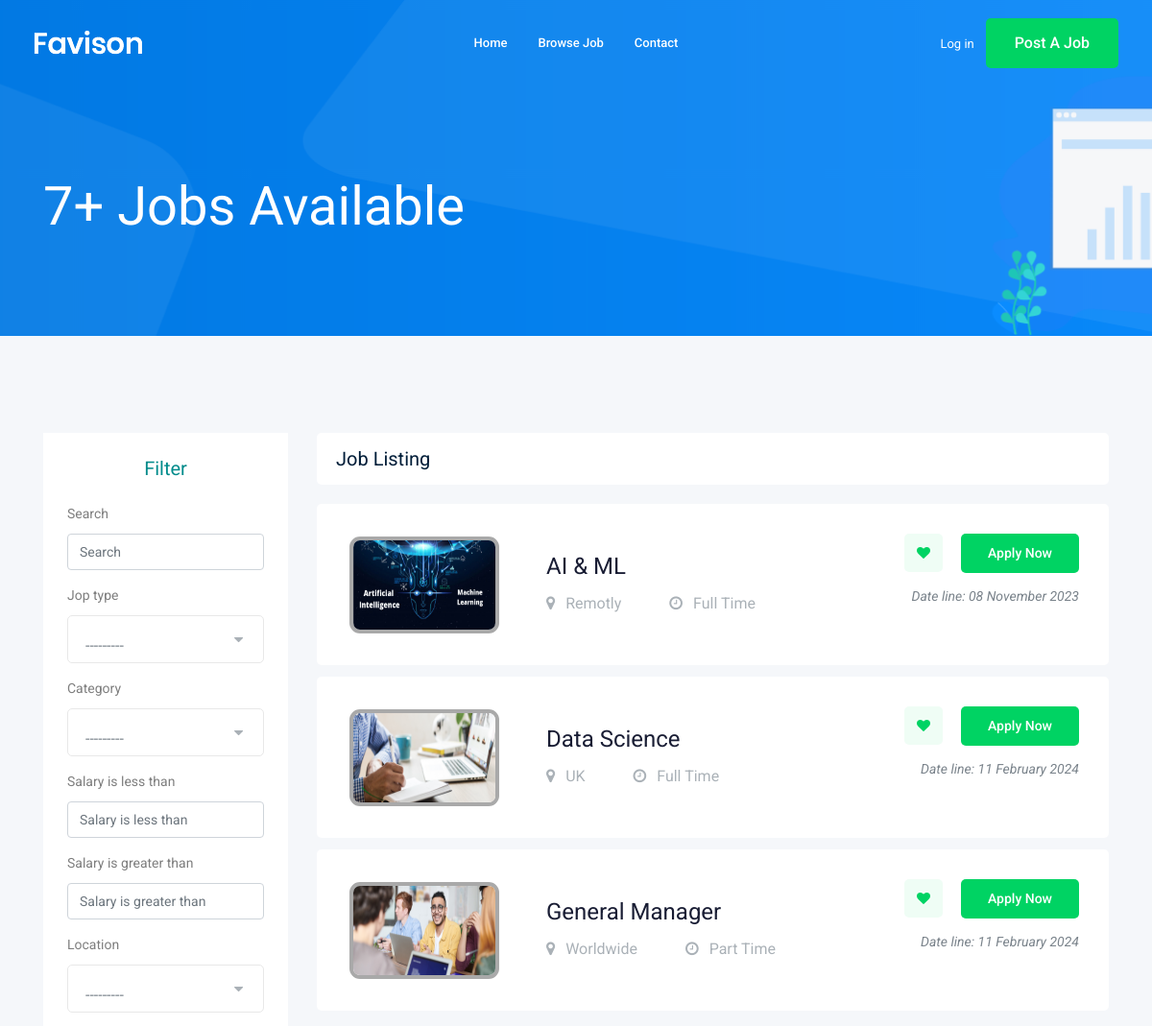
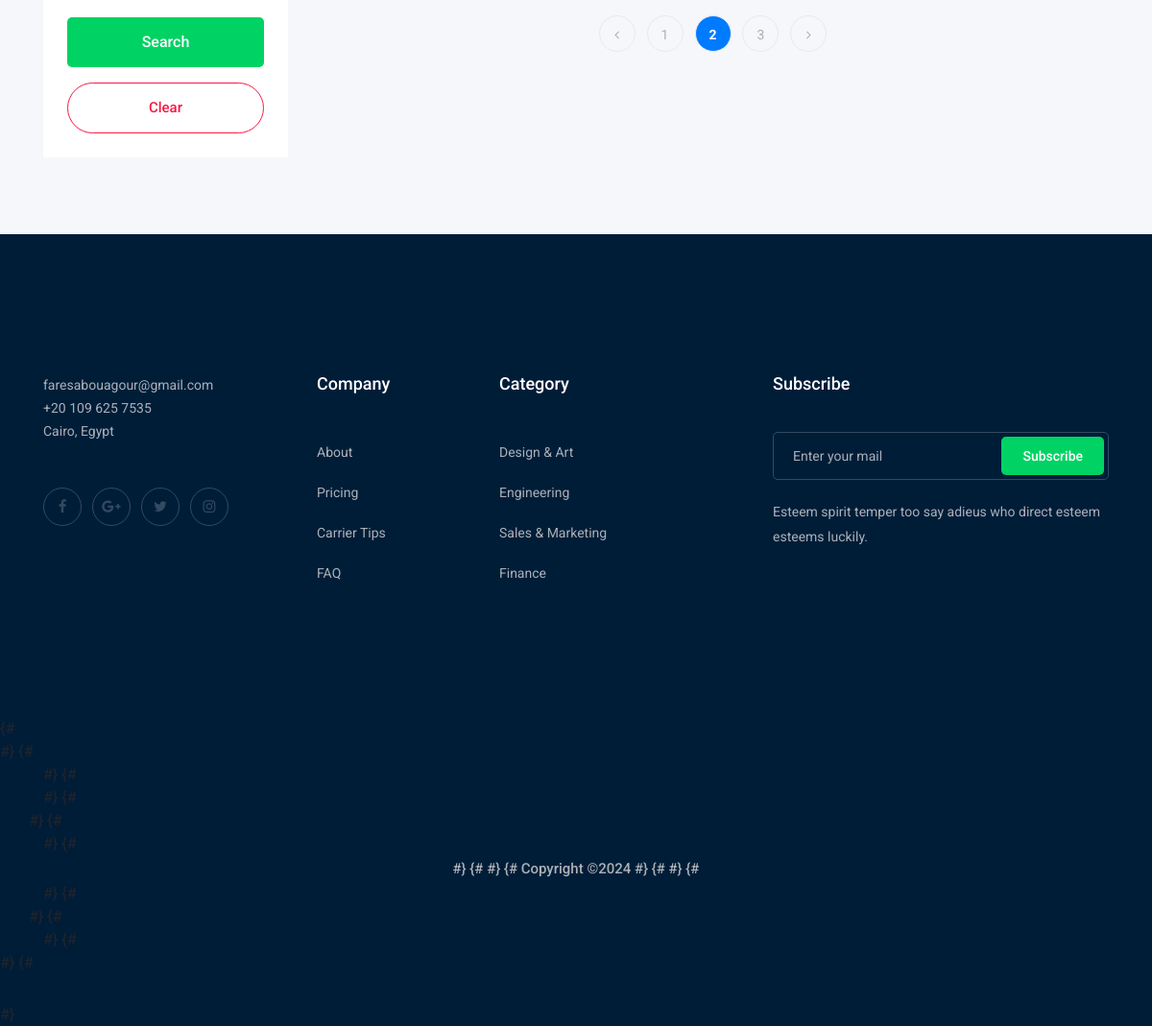
Screenshot of /?page=2 with the database file from the repository (2 pictures, top to bottom).
### job/models.py (models this page shows, shortened)
class Job(models.Model):  # table
    owner = models.ForeignKey(User, related_name='owner_job',on_delete=models.CASCADE)
    title = models.CharField(max_length=104)  # column
    jop_type = models.CharField(max_length=104, choices=JOP_TYPE)
    description = models.TextField(max_length=1000)
    Published_at = models.DateTimeField(auto_now=True)
    vacancy = models.IntegerField(default=1)
    experience = models.IntegerField(default=0)
    salary = models.DecimalField(max_digits=6, decimal_places=2, default=100.00)
    category = models.ForeignKey('Category', on_delete=models.CASCADE)
    image = models.ImageField(upload_to=img_upload)
    slug = models.SlugField(unique=True,blank=True, null=True)
    location = models.ForeignKey('Location', on_delete=models.CASCADE)
    def __str__(self):
        return self.title

class Location(models.Model):
    name = models.CharField(max_length=50)
    def __str__(self):
        return self.name

### job/views.py (the view)
# urls.py: path('', views.jobs,name='job_list'),
def jobs(request):
    jobs = Job.objects.all()
    jobfilter = JobFilter(request.GET, queryset=jobs)
    jobs = jobfilter.qs
    paginator = Paginator(jobs, 3)  # Show 3 contacts per page.
    page_number = request.GET.get("page")
    page_obj = paginator.get_page(page_number)
    context = {'jobs': page_obj, 'j': jobs, "filter": jobfilter}
    return render(request, "job/jobs.html", context)

### job/models.py (called while the page is built)
    def __str__(self):
        return self.name

### job/templates/job/jobs.html
{% extends 'base.html' %}
{% load bootstrap4 %}
{% block body %}
    <div class="bradcam_area bradcam_bg_1">
        <div class="container">
            <div class="row">
                <div class="col-xl-12">
                    <div class="bradcam_text">
                        <h3>{{ j.count }}+ Jobs Available</h3>
                    </div>
                </div>
            </div>
        </div>
    </div>
    <div class="job_listing_area plus_padding">
        <div class="container">
            <div class="row">
                <div class="col-lg-3">
                    <div class="job_filter white-bg">
                        <div class="form_inner white-bg">
                            <h3 style="text-align: center;color: darkcyan">Filter</h3>
                            <form method="GET">
                                {% bootstrap_form filter.form %}
                                <input class="boxed-btn3 w-100 mt-3" value="search" type="submit">
            <a class="boxed-btn3-line w-100 mt-3" href="{% url 'jobs:job_list' %}">Clear</a>
</form>
                        </div>
                    </div>
                </div>
                <div class="col-lg-9">
                    <div class="recent_joblist_wrap">
                        <div class="recent_joblist white-bg ">
                            <div class="row align-items-center">
                                <div class="col-md-6">
                                    <h4>Job Listing</h4>
                                </div>
                            </div>
                        </div>
                    </div>
                    <div class="job_lists m-0">
                        <div class="row">
                            {% for job in jobs %}
                                <div class="col-lg-12 col-md-12">
                                    <div class="single_jobs white-bg d-flex justify-content-between">
                                        <div class="jobs_left d-flex align-items-center">
                                            <div class="thumb" style="float: left;
                                            width: 175px;
                                            height: 106px;
                                            -webkit-border-radius: 5px;
                                            -moz-border-radius: 5px;
                                            border-radius: 13px;
                                            padding: 0px;
                                            background: white;
                                            margin-right: 33px;
                                            border: 3px solid white;">
                                                <a href="{% url 'jobs:job_details' job.slug %}">
                                                    <img src="{{ job.image.url }}" alt=""
                                                         style="vertical-align: middle;width: 156px;height: 101px;
                                                             border: darkgrey 4px solid;border-radius: 11px">
                                                </a>
                                            </div>
                                            <div class="jobs_conetent">
                                                <a href="{% url 'jobs:job_details' job.slug %}"><h4>{{ job }}</h4>
                                                </a>
                                                <div class="links_locat d-flex align-items-center">
                                                    <div class="location">
                                                        <p><i class="fa fa-map-marker"></i> {{ job.location }}</p>
                                                    </div>
                                                    <div class="location">
                                                        <p><i class="fa fa-clock-o"></i> {{ job.jop_type }}</p>
                                                    </div>
                                                </div>
                                            </div>
                                        </div>
                                        <div class="jobs_right">
                                            <div class="apply_now">
                                                <a class="heart_mark" href="#"> <i class="fa fa-heart"></i> </a>
                                                <a href="{% url 'jobs:job_details' job.slug %}" class="boxed-btn3">Apply
                                                    Now</a>
                                            </div>
                                            <div class="date">
                                                <p>Date line: {{ job.Published_at|date:'d F Y' }}</p>
                                            </div>
                                        </div>
                                    </div>
                                </div>
                            {% endfor %}
                        </div>
                    </div>
                    {% if jobs.has_other_pages %}
    <div class="row">
        <div class="col-lg-12">
            <div class="pagination_wrap">
                <ul>
                    {% if jobs.has_previous %}
                        <li><a href="?page={{ jobs.previous_page_number }}">
                            <i class="fa fa-angle-left" aria-hidden="true"></i> </a>
                        </li>
                    {% endif %}
                    {% for j1 in jobs.paginator.page_range %}
                        <li {% if jobs.number == j1 %} class="active" {% endif %}>
                            <a href="?page={{ j1 }}">
                                <span>{{ j1 }}</span>
                            </a>
                        </li>
                    {% endfor %}
                    {% if jobs.has_next %}
                        <li><a href="?page={{ jobs.next_page_number }}">
                            <i class="fa fa-angle-right" aria-hidden="true"></i> </a>
                        </li>
                    {% endif %}
                </ul>
            </div>
        </div>
    </div>
{% endif %}
                </div>
            </div>
        </div>
    </div>
{% endblock body %}

### templates/base.html (style rules this page uses)
a:link { color: dodgerblue; text-decoration: none; }
.form-group { display: flex; flex-direction: column; gap: 2px; }
.pagination_wrap ul li.active a { font-weight: bold; background-color: #007bff; color: white; }
.pagination_wrap ul li.active a span { font-weight: bold; }

### rows the page displays
Job: image (picture), title "AI & ML", location "Remotly", jop_type "Full Time", Published_at "08 November 2023"
Job: image (placeholder picture), title "Data Science", location "UK", jop_type "Full Time", Published_at "11 February 2024"
Job: image (picture), title "General Manager", location "Worldwide", jop_type "Part Time", Published_at "11 February 2024"

### other values shown
{{ j.count }} "7"
{{ j1 }} "1" "2" "3"
